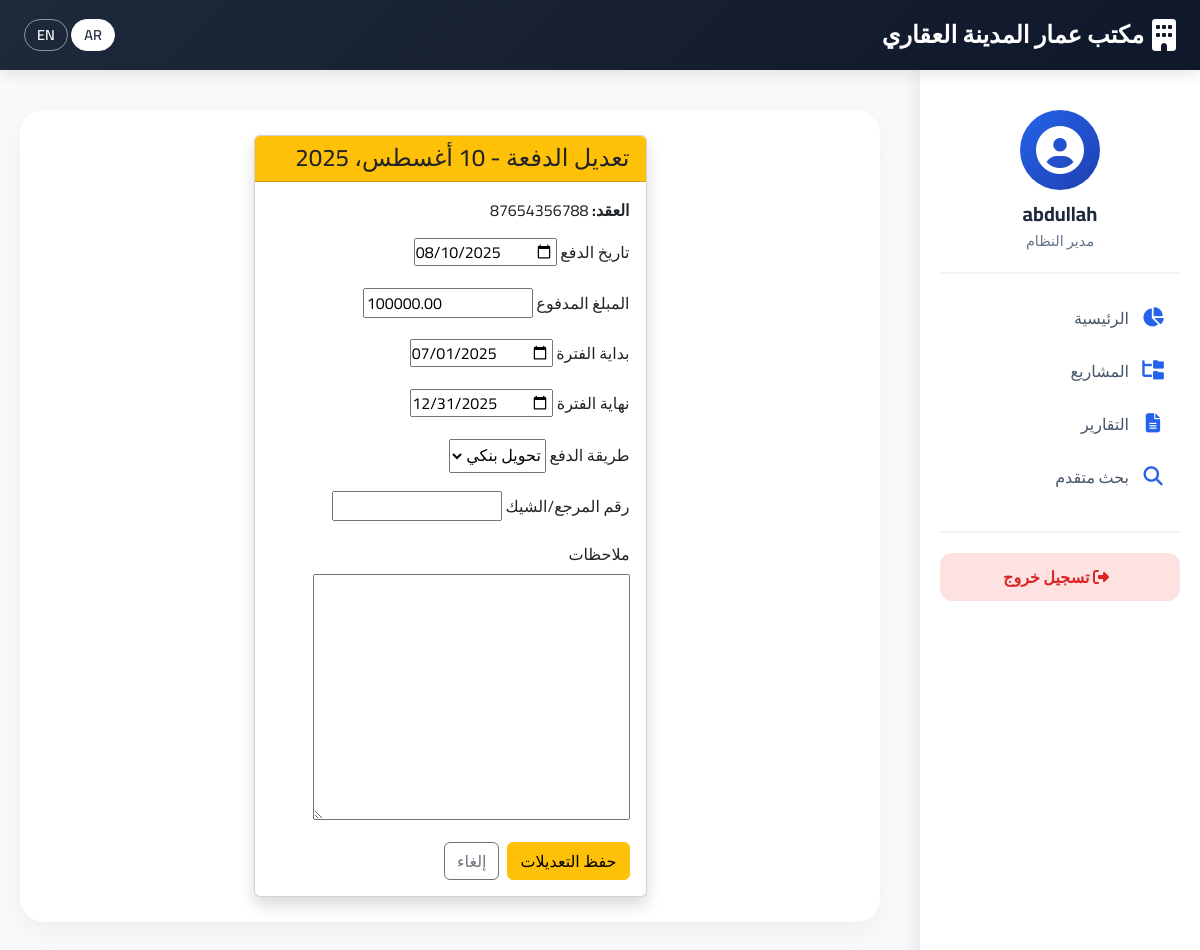
/edit/payment/8/ (signed in), run on the app's committed database.
### rentals/models.py (models this page shows, shortened)
class Payment(models.Model):
    contract = models.ForeignKey(Contract, on_delete=models.CASCADE, related_name='payments', verbose_name="العقد")
    payment_date = models.DateField(verbose_name="تاريخ الدفع")
    amount_paid = models.DecimalField(max_digits=12, decimal_places=2, verbose_name="المبلغ المدفوع")
    for_period_start = models.DateField(verbose_name="بداية الفترة المدفوعة")
    for_period_end = models.DateField(verbose_name="نهاية الفترة المدفوعة")
    payment_method = models.CharField(
        max_length=30,
        choices=[('cash', 'نقدي'), ('bank', 'تحويل بنكي'), ('check', 'شيك')],
        default='cash',
        verbose_name="طريقة الدفع"
    )
    reference_number = models.CharField(max_length=100, blank=True, verbose_name="رقم المرجع/الشيك")
    receipt_image = models.ImageField(upload_to='payments/%Y/%m/', verbose_name="صورة الإيصال", blank=True, null=True)
    notes = models.TextField(blank=True, verbose_name="ملاحظات")
    created_at = models.DateTimeField(auto_now_add=True)
    class Meta:
        verbose_name = "دفعة"
        verbose_name_plural = "الدفعات"
        ordering = ['-payment_date']

class Contract(models.Model):
    RENT_TYPE_CHOICES = [
        ('monthly', 'شهري'),
        ('yearly', 'سنوي'),
    ]
    PAYMENT_INTERVAL_CHOICES = [
        ('monthly', 'شهري'),
        ('quarterly', 'ربع سنوي'),
        ('half_yearly', 'نصف سنوي'),
        ('yearly', 'سنوي'),
    ]
    contract_number = models.CharField(max_length=100, unique=True, verbose_name="رقم العقد")
    unit = models.ForeignKey(Unit, on_delete=models.CASCADE, related_name='contracts', verbose_name="الوحدة")
    tenant = models.ForeignKey(Tenant, on_delete=models.CASCADE, related_name='contracts', verbose_name="المستأجر")
    start_date = models.DateField(verbose_name="تاريخ بداية العقد")
    lease_duration_months = models.PositiveIntegerField(default=12, verbose_name="مدة العقد (بالأشهر)")
    rent_type = models.CharField(max_length=10, choices=RENT_TYPE_CHOICES, default='monthly', verbose_name="نوع الإيجار")
    rent_amount = models.DecimalField(max_digits=12, decimal_places=2, verbose_name="قيمة الإيجار")
    has_tax = models.BooleanField(default=True, verbose_name="تطبق الضريبة؟")
    tax_rate = models.DecimalField(max_digits=5, decimal_places=2, default=15.00, validators=[MinValueValidator(0), MaxValueValidator(100)], verbose_name="نسبة الضريبة (%)")
    payment_interval = models.CharField(max_length=20, choices=PAYMENT_INTERVAL_CHOICES, default='monthly', verbose_name="دورة السداد")
    is_active = models.BooleanField(default=True, verbose_name="العقد ساري؟")
    contract_file = models.FileField(upload_to='contracts/%Y/%m/', verbose_name="ملف العقد", blank=True, null=True)
    notes = models.TextField(blank=True, verbose_name="ملاحظات")
    created_at = models.DateTimeField(auto_now_add=True)
    updated_at = models.DateTimeField(auto_now=True)
    grace_period_days = models.PositiveIntegerField(default=0, verbose_name="فترة السماح (أيام)", help_text="عدد الأيام قبل بداية العقد التي لا تحتسب فيها الضريبة")
    class Meta:
        verbose_name = "عقد"
        verbose_name_plural = "العقود"
        ordering = ['-created_at']

### rentals/views.py (the view)
# urls.py: path('edit/payment/<int:pk>/', views.edit_payment, name='edit_payment'),
@login_required
@permission_required('rentals.change_payment', raise_exception=True)
def edit_payment(request, pk):
    payment = get_object_or_404(Payment, pk=pk)
    if request.method == 'POST':
        form = PaymentForm(request.POST, request.FILES, instance=payment)
        if form.is_valid():
            form.save()
            messages.success(request, _('تم تعديل الدفعة بنجاح.'))
            return redirect('unit_detail', pk=payment.contract.unit.id)
    else:
        form = PaymentForm(instance=payment)
    return render(request, 'rentals/edit_payment.html', {'form': form, 'payment': payment})

### rentals/forms.py
class PaymentForm(forms.ModelForm):
    class Meta:
        model = Payment
        fields = ['payment_date', 'amount_paid', 'for_period_start', 'for_period_end', 'payment_method', 'reference_number', 'notes']
        labels = {
            'payment_date': _('تاريخ الدفع'),
            'amount_paid': _('المبلغ المدفوع'),
            'for_period_start': _('بداية الفترة'),
            'for_period_end': _('نهاية الفترة'),
            'payment_method': _('طريقة الدفع'),
            'reference_number': _('رقم المرجع/الشيك'),
            'notes': _('ملاحظات'),
        }
        widgets = {
            'payment_date': forms.DateInput(attrs={'type': 'date'}),
            'for_period_start': forms.DateInput(attrs={'type': 'date'}),
            'for_period_end': forms.DateInput(attrs={'type': 'date'}),
        }
    def __init__(self, *args, **kwargs):
        super().__init__(*args, **kwargs)
        self.fields['reference_number'].required = False
        self.fields['notes'].required = False

### rentals/templates/rentals/edit_payment.html (shortened to what this page needs)
{% extends 'rentals/base.html' %}
{% load i18n %}
{% block content %}
<div class="row justify-content-center">
    <div class="col-md-8 col-lg-6">
        <div class="card shadow">
            <div class="card-header bg-warning text-dark">
                <h4 class="mb-0">{% trans "تعديل الدفعة" %} - {{ payment.payment_date }}</h4>
            </div>
            <div class="card-body">
                <p><strong>{% trans "العقد:" %}</strong> {{ payment.contract.contract_number }}</p>
                <form method="post">
                    {% for field in form %}
                        <div class="mb-3">
                            <label for="{{ field.id_for_label }}" class="form-label">{{ field.label }}</label>
                            {{ field }}
                        </div>
                    {% endfor %}
                    <div class="d-flex gap-2">
                        <button type="submit" class="btn btn-warning">{% trans "حفظ التعديلات" %}</button>
                        <a href="{% url 'unit_detail' payment.contract.unit.id %}" class="btn btn-outline-secondary">{% trans "إلغاء" %}</a>
                    </div>
                </form>
            </div>
        </div>
    </div>
</div>
{% endblock %}

### rentals/templates/rentals/base.html (shortened to what this page needs)
<!DOCTYPE html>
{% load static i18n %}
<html lang="ar" dir="rtl">
<head>
    <link rel="stylesheet" href="https://cdn.jsdelivr.net/npm/bootstrap@5.3.2/dist/css/bootstrap.rtl.min.css">
    <link rel="stylesheet" href="https://cdnjs.cloudflare.com/ajax/libs/font-awesome/6.5.1/css/all.min.css">
</head>
<body>
    <nav class="navbar navbar-custom">
        <div class="container-fluid px-4">
            <a class="navbar-brand" href="{% url 'home' %}">
                <i class="fas fa-building"></i>
                مكتب عمار المدينة العقاري
            </a>
            <div class="language-switcher">
                <form action="{% url 'set_language' %}" method="post" class="d-inline">
                    <button type="submit" name="language" value="ar" class="btn btn-sm btn-light">AR</button>
                    <button type="submit" name="language" value="en" class="btn btn-sm btn-outline-light">EN</button>
                </form>
            </div>
        </div>
    </nav>
    <div class="sidebar" id="sidebar">
        <div class="user-info">
            <div class="avatar">
                <i class="fas fa-user-circle"></i>
            </div>
            <h5>{{ user.get_username|default:"زائر" }}</h5>
            <p>{% if user.is_superuser %}مدير النظام{% else %}مستخدم{% endif %}</p>
        </div>
        <ul class="sidebar-menu">
            <li>
                <a href="{% url 'home' %}" {% if request.path == '/' %}class="active"{% endif %}>
                    <i class="fas fa-chart-pie"></i> الرئيسية
                </a>
            </li>
            <li>
                <a href="{% url 'main_categories' %}" {% if '/categories/' in request.path %}class="active"{% endif %}>
                    <i class="fas fa-folder-tree"></i> المشاريع
                </a>
            </li>
            <li>
                <a href="{% url 'reports_dashboard' %}" {% if '/reports/' in request.path %}class="active"{% endif %}>
                    <i class="fas fa-file-alt"></i> التقارير
                </a>
            </li>
            <li>
                <a href="{% url 'advanced_search' %}" {% if '/search/' in request.path %}class="active"{% endif %}>
                    <i class="fas fa-search"></i> بحث متقدم
                </a>
            </li>
        </ul>
        <div class="sidebar-footer">
            {% if user.is_authenticated %}
            <a href="{% url 'logout' %}" class="logout-btn">
                <i class="fas fa-sign-out-alt ms-2"></i> تسجيل خروج
            </a>
            {% else %}
            <a href="{% url 'login' %}" class="btn btn-primary-custom w-100 py-2">
                <i class="fas fa-sign-in-alt ms-2"></i> دخول
            </a>
            {% endif %}
        </div>
    </div>
    <div class="main-content" id="mainContent">
        <div class="content-card">
            {% block content %}{% endblock %}
        </div>
    </div>
</body>
</html>

### rentals/templates/rentals/base.html (style rules this page uses)
* { font-family: 'Cairo', sans-serif; }
body { background-color: #f8fafc; margin: 0; padding: 0; }
.navbar-custom { background: linear-gradient(135deg, #1e293b, #0f172a); box-shadow: 0 4px 15px rgba(0,0,0,0.1); padding: 12px 0; position: fixed; top: 0; left: 0; right: 0; z-index: 1030; height: 70px; }
.navbar-custom .navbar-brand { color: white; font-weight: 700; font-size: 1.5rem; display: flex; align-items: center; gap: 8px; }
.navbar-custom .navbar-brand i { font-size: 2rem; }
.language-switcher .btn { border-radius: 20px; padding: 4px 12px; font-size: 0.9rem; font-weight: 600; }
.language-switcher .btn-light { background: white; color: #1e293b; }
.language-switcher .btn-outline-light { border-color: rgba(255,255,255,0.5); color: white; }
.sidebar { position: fixed; top: 70px; right: 0; bottom: 0; width: 280px; background: white; box-shadow: -4px 0 20px rgba(0,0,0,0.08); padding: 20px; overflow-y: auto; transition: 0.3s; z-index: 1020; }
.sidebar .user-info { text-align: center; padding: 20px 0; border-bottom: 2px solid #f1f5f9; margin-bottom: 20px; }
.sidebar .user-info .avatar { width: 80px; height: 80px; background: linear-gradient(135deg, #2563eb, #1e40af); border-radius: 50%; display: flex; align-items: center; justify-content: center; margin: 0 auto 12px; }
.sidebar .user-info .avatar i { font-size: 3rem; color: white; }
.sidebar .user-info h5 { color: #1e293b; font-weight: 700; margin-bottom: 4px; }
.sidebar .user-info p { color: #64748b; font-size: 0.9rem; margin: 0; }
.sidebar-menu { list-style: none; padding: 0; margin: 0; }
.sidebar-menu li { margin-bottom: 5px; }
.sidebar-menu a { display: flex; align-items: center; padding: 12px 15px; color: #475569; text-decoration: none; border-radius: 12px; transition: 0.2s; font-weight: 500; }
.sidebar-menu a i { margin-left: 12px; width: 24px; text-align: center; color: #2563eb; font-size: 1.2rem; }
.sidebar-footer { margin-top: 30px; padding-top: 20px; border-top: 2px solid #f1f5f9; }
.logout-btn { display: block; padding: 12px; background: #fee2e2; color: #dc2626; text-align: center; text-decoration: none; border-radius: 12px; font-weight: 600; transition: 0.2s; }
.main-content { margin-right: 300px; margin-top: 90px; padding: 20px; min-height: 100vh; transition: margin-right 0.3s; }
.content-card { background: white; border-radius: 24px; box-shadow: 0 10px 30px rgba(0,0,0,0.05); padding: 25px; margin-bottom: 25px; }

### data on the page
Payment: payment_date "10 أغسطس، 2025", contract.contract_number "87654356788", form "08/10/2025" "100000.00" "07/01/2025" "12/31/2025" "تحويل بنكي"

### other printed values
{{ user.get_username|default:"زائر" }} "abdullah"
{{ field.label }} "تاريخ الدفع" "المبلغ المدفوع" "بداية الفترة" "نهاية الفترة" "طريقة الدفع" "رقم المرجع/الشيك" "ملاحظات"
